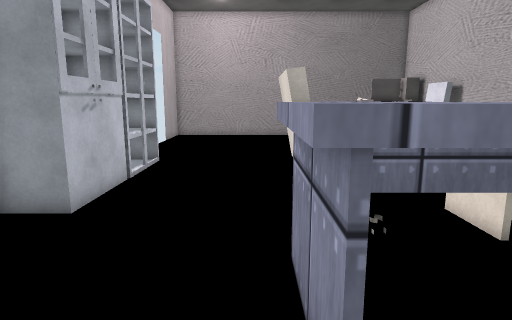
view 1 (above)

16 first-person views from a walk through a scene from a Unity 3-D project. The camera is 1.5 m above the floor, tilts 10° down and sees 75° across. The floor is counted in squares, 0.5 m on a side. Each view is taken from the middle of a square. On the plan, view 1 faces up. The plan holds only what a view shows up to about 20 squares ahead; the rest is blank. Door leaves are left out, so doorways stand open. Some surface patterns are stand-ins.

view 2
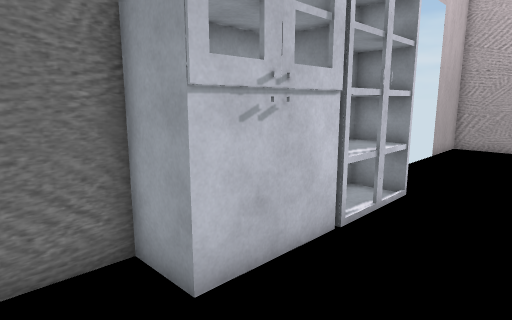

view 3
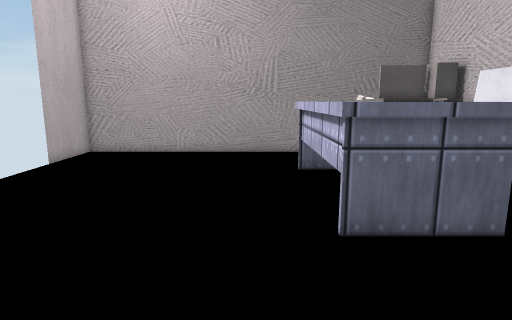

view 4
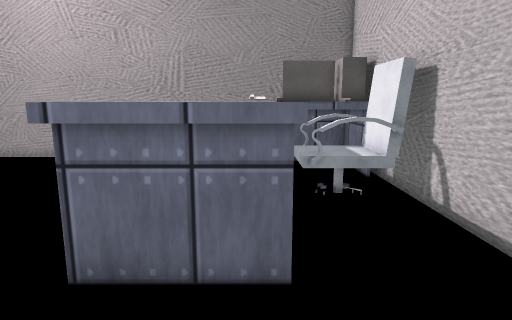

view 5
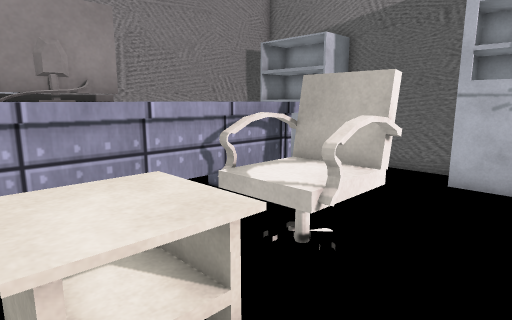

view 6
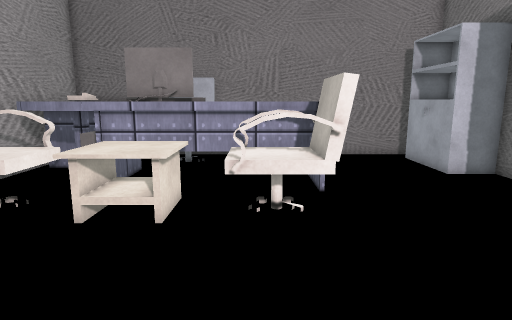

view 7
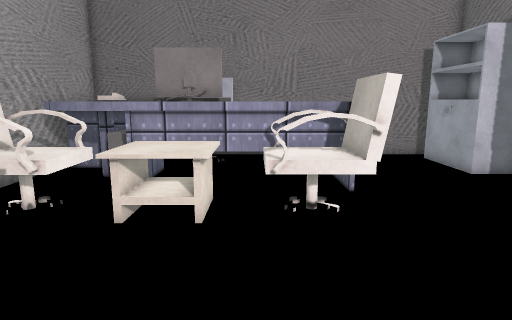

view 8
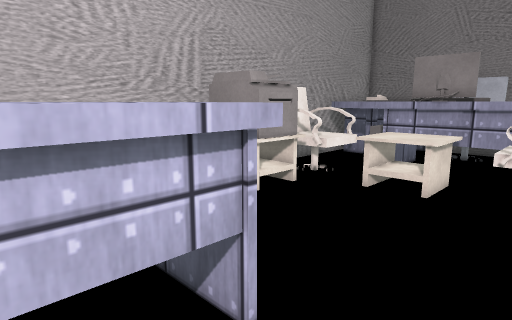

view 9
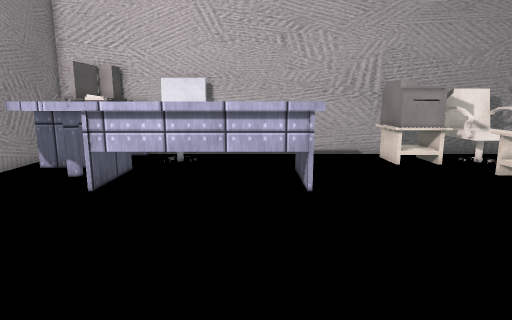

view 10
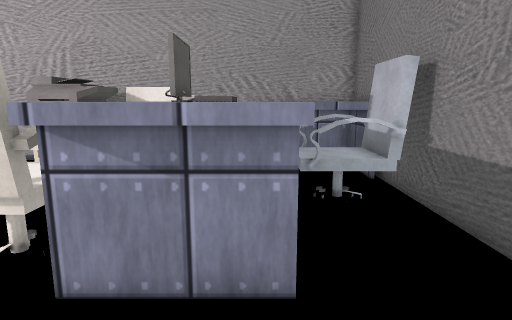

view 11
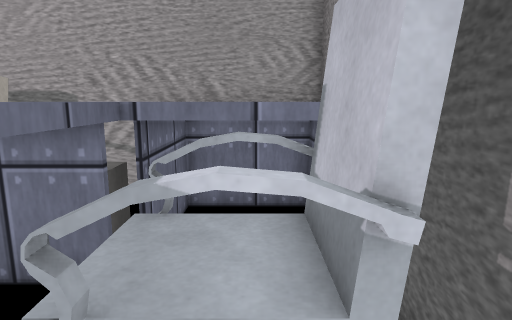

view 12
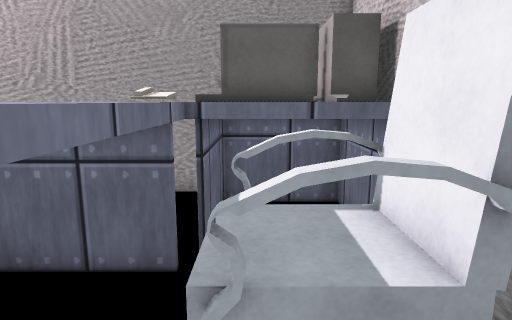

view 13
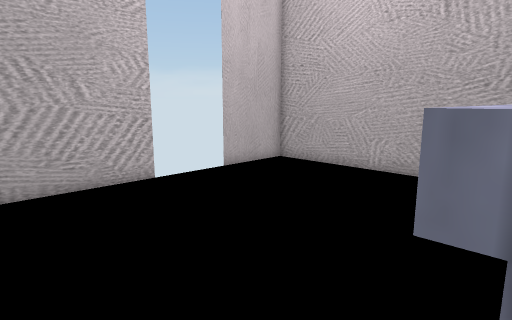

view 14
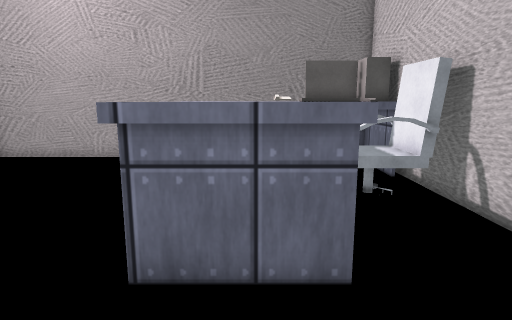

view 15
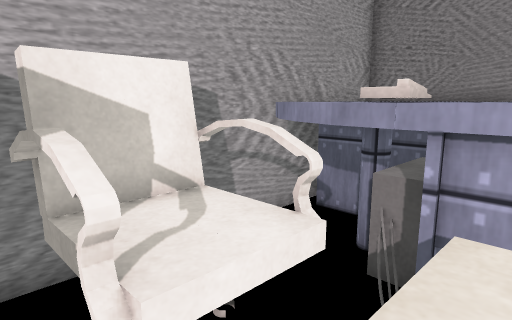

view 16
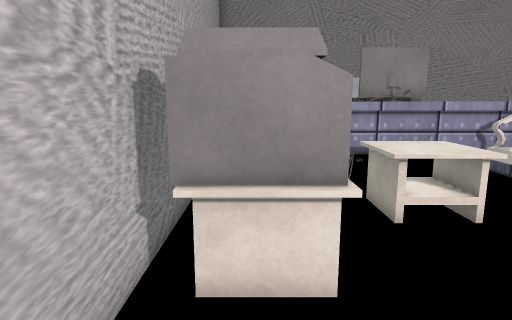

### Floor plan
Key: @ floor where view 1 was taken; # wall or solid block; . floor; D open door; = window, fence, low wall or low ledge; ^ raised ledge.
Columns run from 7 left of view 1 to 13 right of it. Each row starts with its distance up from view 1.
 30 ####################
 29 #               ^^^#
 28 #            ^  ^ ^##
 27 #           ^^^ ^^^##
 26 D           ^ ^^^##^^
 25 D           ^^^^^^^^#
 24 D          .^   ^^^##
 23 D          .^ ^^^^^##
 22            .^   ^^^##
 21 #           ^  ^^=. #
 20 #        .  ^       #
 19 #.          ^ ^  .  #
 18 #           ^^^     #
 17 ###       ..^^^^  . #
 16  ##         .       #
 15   #                 #
 14   #                 #
 13   #                 #
 12   #           .. ###
 11   #              ###
 10   #       .   .  ###
  9 ###     #=^^^^^^^^##
  8 #       #^^^^^^^^^^#
  7 #       #^^^^^^^^^^##
  6 #     ..^^^^^^^^^^.##
  5 #      .^   ^^^^^ ^.#
  4 #      .^^^ ^^ ^^^ ^#
  3 ###.   .^     ^^^^  #
  2   #    .^^  ^^^^^^^^#
  1   #         ^^^^^  ^#
  0   #    @  . ^^^#^  ^#
 -1   #         ####^  ^#
 -2   ##############^^^^#

Positions as (right, up) in squares from view 1, and headings:
1: (0, 0), facing up
2: (-1, 6), facing up-left
3: (3, 10), facing up
4: (8, 12), facing up
5: (8, 12), facing down-left
6: (3, 17), facing down
7: (4, 17), facing down
8: (2, 20), facing down-right
9: (-6, 19), facing right
10: (-4, 3), facing right
11: (3, 0), facing right
12: (10, 19), facing up
13: (5, 16), facing up-left
14: (7, 12), facing up
15: (7, 10), facing down-right
16: (11, 17), facing down
